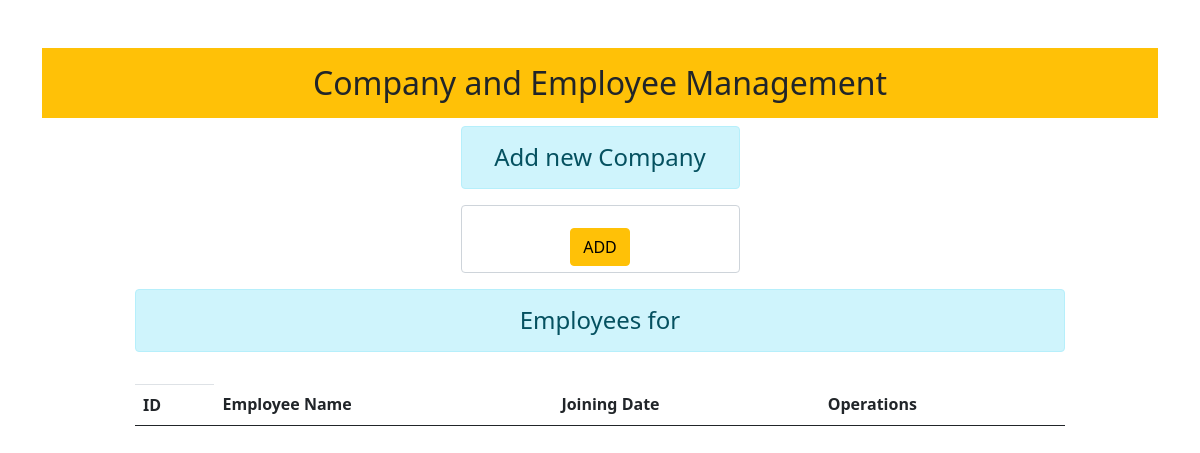
/38/employee/, run on an earlier commit of the app's database.
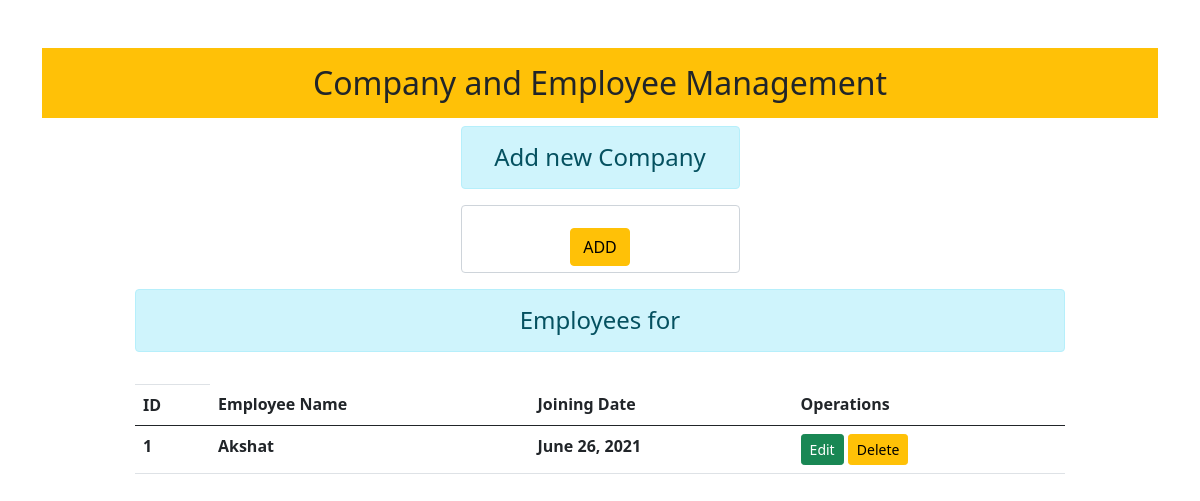
And on a later commit of the database.
### empman/models.py (models this page shows)
class employeeModel(models.Model):
    employee_company_name = models.ForeignKey(companyModel,on_delete=models.CASCADE)
    employee_name = models.CharField(max_length=100,blank=False)
    employee_created = models.DateField(default=datetime.now,blank=False)

### empman/views.py (the view)
# urls.py: path('<int:id>/employee/',views.viewEmployee,name='showemp')
def viewEmployee(request,id):
    company = companyModel.objects.get(id=id)
    employees = company.employeemodel_set.all() #employess of that company
    return render(request,'empman/employeeshow.html', {'company':company, 'showemps':employees})

### empman/templates/empman/employeeshow.html (shortened to what this page needs)
{% extends 'empman/base.html' %}
{% block content %}
<center>
<div class="col-sm-3">
        <h4 class="alert alert-info">Add new Company</h4>
        <form class="form-control" method="POST">
        <input type="submit" class="btn btn-warning" value="ADD" id="add">
    </form>
</div>
<div class="col-sm-10">
    <h4 class="alert alert-info">Employees for {{eachshowemps.employee_company_name.company_name}}</h4>
    <table class="table table-hover">
        <th class="thead-dark">
        <tr>
            <th scope="col">ID</th>
            <th scope="col">Employee Name</th>
            <th scope="col">Joining Date</th>
            <th scope="col">Operations</th>
        </tr>
        </th>
        <tbody>
          {% for eachshowemps in showemps %}
          <tr>
            <th scope="col">{{eachshowemps.id}}</th>
            <th scope="col">{{eachshowemps.employee_name}}</th>
            <th scope="col">{{eachshowemps.employee_created}}</th>
            <td>
                <a href="" class="btn btn-success btn-sm">Edit</a>
                <a href="" class="btn btn-warning btn-sm">Delete</a>
            </td>
          </tr>
        </tbody>
        {% endfor %}
</div>
</center>
{% endblock %}

What changed in the data, as far as the page shows it:
added employeeModel: id "1", employee_name "Akshat", employee_created "June 26, 2021"
